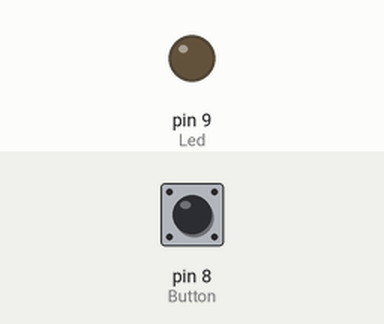
Recording of a sketch running on a simulated Arduino Uno, built with avr-gcc and run on an emulated ATmega328P. Parts: output pins drawn as LEDs (lit = HIGH). The inputs (shaded band) are chosen by the test bench; at power-on: pin 8 (Button) LOW.

Above: at 1.2 s.
1.3 s: pin 8 (Button) pulled HIGH for 0.15 s
At 1.37 s:
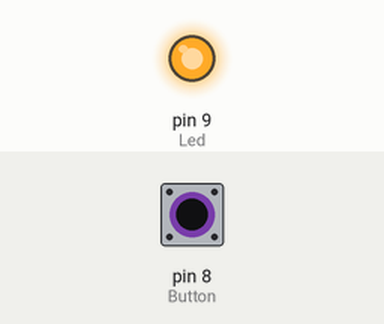
2.9 s: pin 8 (Button) pulled HIGH for 3.2 s
At 7.4 s:
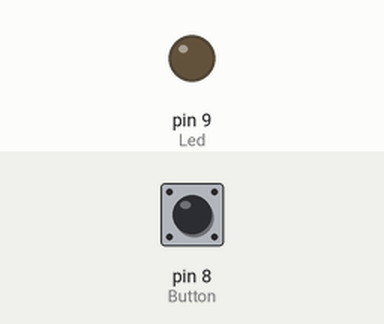
Timing chart, 0 to 8.9 s (numbered marks = the images above; inputs shaded):
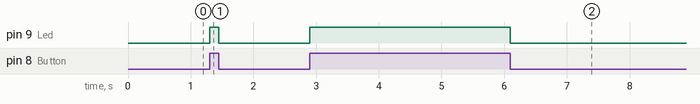

Measured:
- after the input at 1.3 s, pin 9 (Led): LOW → HIGH at once, → LOW 0.15 s later
- after the input at 2.9 s, pin 9 (Led): LOW → HIGH at once, → LOW 3.2 s later

The sketch:

Lab_2_Question_1.ino
```cpp
//Program starts when board is powered on or reset.
int Button=8; //Name Pin 8 Button
int Led=9; //Name Pin 9 Led

void setup() {
  //initialize digital pin LED_BUILTIN as an output.

pinMode (Led,OUTPUT); //Led Pin is an output
pinMode (Button,INPUT); // Button Pin is a input
}
//the main loop function runs over and over again forever.
void loop() {
int reading=digitalRead(Button);//Take Reading from Pin 8 Button and save value as a interger
if (reading==1){ // If loop for while button is pressed led is on
  digitalWrite(Led,1);
}
else
  digitalWrite(Led,0);
}
```
